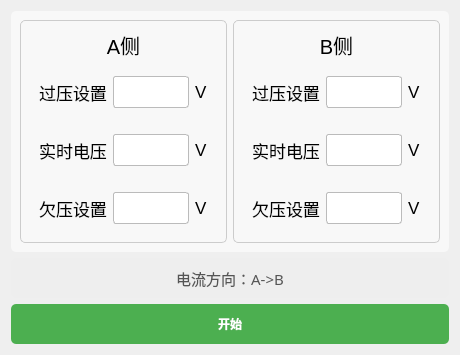
<?xml version="1.0" encoding="UTF-8"?>
<ui version="4.0">
 <class>TForm1</class>
 <widget class="QWidget" name="TForm1">
  <property name="geometry">
   <rect>
    <x>0</x>
    <y>0</y>
    <width>460</width>
    <height>355</height>
   </rect>
  </property>
  <property name="windowTitle">
   <string>电池参数</string>
  </property>
  <layout class="QVBoxLayout" name="verticalLayout_4">
   <item>
    <widget class="QGroupBox" name="groupBox_12">
     <property name="styleSheet">
      <string notr="true">QGroupBox {
    background-color: #f8f8f8;
    border: none solid #cccccc;
    border-radius: 5px;
}</string>
     </property>
     <property name="title">
      <string/>
     </property>
     <layout class="QHBoxLayout" name="horizontalLayout_10">
      <item>
       <widget class="QGroupBox" name="groupBox">
        <property name="styleSheet">
         <string notr="true">QGroupBox {
    background-color: #f8f8f8;
    border: 1px solid #cccccc;
    border-radius: 5px;
}</string>
        </property>
        <property name="title">
         <string/>
        </property>
        <layout class="QVBoxLayout" name="verticalLayout">
         <item>
          <widget class="QLabel" name="label">
           <property name="font">
            <font>
             <pointsize>15</pointsize>
            </font>
           </property>
           <property name="text">
            <string>A侧</string>
           </property>
           <property name="alignment">
            <set>Qt::AlignCenter</set>
           </property>
          </widget>
         </item>
         <item>
          <widget class="QGroupBox" name="groupBox_2">
           <property name="styleSheet">
            <string notr="true">QGroupBox {
    border: none;
}
</string>
           </property>
           <property name="title">
            <string/>
           </property>
           <layout class="QHBoxLayout" name="horizontalLayout">
            <item>
             <widget class="QLabel" name="label_2">
              <property name="font">
               <font>
                <family>Microsoft YaHei</family>
                <pointsize>13</pointsize>
               </font>
              </property>
              <property name="text">
               <string>过压设置</string>
              </property>
              <property name="alignment">
               <set>Qt::AlignCenter</set>
              </property>
             </widget>
            </item>
            <item>
             <widget class="QLineEdit" name="lineEdit">
              <property name="minimumSize">
               <size>
                <width>0</width>
                <height>30</height>
               </size>
              </property>
              <property name="styleSheet">
               <string notr="true">QLineEdit {
    border: 1px solid #bbbbbb;
    border-radius: 3px;
    padding: 5px;
    height: 20px; /* 控制输入框的高度 */
}
</string>
              </property>
             </widget>
            </item>
            <item>
             <widget class="QLabel" name="label_3">
              <property name="font">
               <font>
                <family>Arial</family>
                <pointsize>13</pointsize>
               </font>
              </property>
              <property name="text">
               <string>V</string>
              </property>
              <property name="alignment">
               <set>Qt::AlignLeading|Qt::AlignLeft|Qt::AlignVCenter</set>
              </property>
             </widget>
            </item>
           </layout>
          </widget>
         </item>
         <item>
          <widget class="QGroupBox" name="groupBox_3">
           <property name="styleSheet">
            <string notr="true">QGroupBox {
    border: none;
}
</string>
           </property>
           <property name="title">
            <string/>
           </property>
           <layout class="QHBoxLayout" name="horizontalLayout_2">
            <item>
             <widget class="QLabel" name="label_4">
              <property name="font">
               <font>
                <family>Microsoft YaHei</family>
                <pointsize>13</pointsize>
               </font>
              </property>
              <property name="text">
               <string>实时电压</string>
              </property>
              <property name="alignment">
               <set>Qt::AlignCenter</set>
              </property>
             </widget>
            </item>
            <item>
             <widget class="QLineEdit" name="lineEdit_2">
              <property name="minimumSize">
               <size>
                <width>0</width>
                <height>30</height>
               </size>
              </property>
              <property name="styleSheet">
               <string notr="true">QLineEdit {
    border: 1px solid #bbbbbb;
    border-radius: 3px;
    padding: 5px;
    height: 20px; /* 控制输入框的高度 */
}
</string>
              </property>
             </widget>
            </item>
            <item>
             <widget class="QLabel" name="label_5">
              <property name="font">
               <font>
                <family>Arial</family>
                <pointsize>13</pointsize>
               </font>
              </property>
              <property name="text">
               <string>V</string>
              </property>
              <property name="alignment">
               <set>Qt::AlignLeading|Qt::AlignLeft|Qt::AlignVCenter</set>
              </property>
             </widget>
            </item>
           </layout>
          </widget>
         </item>
         <item>
          <widget class="QGroupBox" name="groupBox_4">
           <property name="styleSheet">
            <string notr="true">QGroupBox {
    border: none;
}
</string>
           </property>
           <property name="title">
            <string/>
           </property>
           <layout class="QHBoxLayout" name="horizontalLayout_3">
            <item>
             <widget class="QLabel" name="label_6">
              <property name="font">
               <font>
                <family>Microsoft YaHei</family>
                <pointsize>13</pointsize>
               </font>
              </property>
              <property name="text">
               <string>欠压设置</string>
              </property>
              <property name="alignment">
               <set>Qt::AlignCenter</set>
              </property>
             </widget>
            </item>
            <item>
             <widget class="QLineEdit" name="lineEdit_3">
              <property name="minimumSize">
               <size>
                <width>0</width>
                <height>30</height>
               </size>
              </property>
              <property name="styleSheet">
               <string notr="true">QLineEdit {
    border: 1px solid #bbbbbb;
    border-radius: 3px;
    padding: 5px;
    height: 20px; /* 控制输入框的高度 */
}
</string>
              </property>
             </widget>
            </item>
            <item>
             <widget class="QLabel" name="label_7">
              <property name="font">
               <font>
                <family>Arial</family>
                <pointsize>13</pointsize>
               </font>
              </property>
              <property name="text">
               <string>V</string>
              </property>
              <property name="alignment">
               <set>Qt::AlignLeading|Qt::AlignLeft|Qt::AlignVCenter</set>
              </property>
             </widget>
            </item>
           </layout>
          </widget>
         </item>
        </layout>
       </widget>
      </item>
      <item>
       <widget class="QGroupBox" name="groupBox_5">
        <property name="styleSheet">
         <string notr="true">QGroupBox {
    background-color: #f8f8f8;
    border: 1px solid #cccccc;
    border-radius: 5px;
}</string>
        </property>
        <property name="title">
         <string/>
        </property>
        <layout class="QVBoxLayout" name="verticalLayout_3">
         <item>
          <widget class="QLabel" name="label_15">
           <property name="font">
            <font>
             <pointsize>15</pointsize>
            </font>
           </property>
           <property name="text">
            <string>B侧</string>
           </property>
           <property name="alignment">
            <set>Qt::AlignCenter</set>
           </property>
          </widget>
         </item>
         <item>
          <widget class="QGroupBox" name="groupBox_9">
           <property name="styleSheet">
            <string notr="true">QGroupBox {
    border: none;
}
</string>
           </property>
           <property name="title">
            <string/>
           </property>
           <layout class="QHBoxLayout" name="horizontalLayout_7">
            <item>
             <widget class="QLabel" name="label_16">
              <property name="font">
               <font>
                <family>Microsoft YaHei</family>
                <pointsize>13</pointsize>
               </font>
              </property>
              <property name="text">
               <string>过压设置</string>
              </property>
              <property name="alignment">
               <set>Qt::AlignCenter</set>
              </property>
             </widget>
            </item>
            <item>
             <widget class="QLineEdit" name="lineEdit_7">
              <property name="minimumSize">
               <size>
                <width>0</width>
                <height>30</height>
               </size>
              </property>
              <property name="styleSheet">
               <string notr="true">QLineEdit {
    border: 1px solid #bbbbbb;
    border-radius: 3px;
    padding: 5px;
    height: 20px; /* 控制输入框的高度 */
}
</string>
              </property>
             </widget>
            </item>
            <item>
             <widget class="QLabel" name="label_17">
              <property name="font">
               <font>
                <family>Arial</family>
                <pointsize>13</pointsize>
               </font>
              </property>
              <property name="text">
               <string>V</string>
              </property>
              <property name="alignment">
               <set>Qt::AlignLeading|Qt::AlignLeft|Qt::AlignVCenter</set>
              </property>
             </widget>
            </item>
           </layout>
          </widget>
         </item>
         <item>
          <widget class="QGroupBox" name="groupBox_10">
           <property name="styleSheet">
            <string notr="true">QGroupBox {
    border: none;
}
</string>
           </property>
           <property name="title">
            <string/>
           </property>
           <layout class="QHBoxLayout" name="horizontalLayout_8">
            <item>
             <widget class="QLabel" name="label_18">
              <property name="font">
               <font>
                <family>Microsoft YaHei</family>
                <pointsize>13</pointsize>
               </font>
              </property>
              <property name="text">
               <string>实时电压</string>
              </property>
              <property name="alignment">
               <set>Qt::AlignCenter</set>
              </property>
             </widget>
            </item>
            <item>
             <widget class="QLineEdit" name="lineEdit_8">
              <property name="minimumSize">
               <size>
                <width>0</width>
                <height>30</height>
               </size>
              </property>
              <property name="styleSheet">
               <string notr="true">QLineEdit {
    border: 1px solid #bbbbbb;
    border-radius: 3px;
    padding: 5px;
    height: 20px; /* 控制输入框的高度 */
}
</string>
              </property>
             </widget>
            </item>
            <item>
             <widget class="QLabel" name="label_19">
              <property name="font">
               <font>
                <family>Arial</family>
                <pointsize>13</pointsize>
               </font>
              </property>
              <property name="text">
               <string>V</string>
              </property>
              <property name="alignment">
               <set>Qt::AlignLeading|Qt::AlignLeft|Qt::AlignVCenter</set>
              </property>
             </widget>
            </item>
           </layout>
          </widget>
         </item>
         <item>
          <widget class="QGroupBox" name="groupBox_11">
           <property name="styleSheet">
            <string notr="true">QGroupBox {
    border: none;
}
</string>
           </property>
           <property name="title">
            <string/>
           </property>
           <layout class="QHBoxLayout" name="horizontalLayout_9">
            <item>
             <widget class="QLabel" name="label_20">
              <property name="font">
               <font>
                <family>Microsoft YaHei</family>
                <pointsize>13</pointsize>
               </font>
              </property>
              <property name="text">
               <string>欠压设置</string>
              </property>
              <property name="alignment">
               <set>Qt::AlignCenter</set>
              </property>
             </widget>
            </item>
            <item>
             <widget class="QLineEdit" name="lineEdit_9">
              <property name="minimumSize">
               <size>
                <width>0</width>
                <height>30</height>
               </size>
              </property>
              <property name="styleSheet">
               <string notr="true">QLineEdit {
    border: 1px solid #bbbbbb;
    border-radius: 3px;
    padding: 5px;
    height: 20px; /* 控制输入框的高度 */
}
</string>
              </property>
             </widget>
            </item>
            <item>
             <widget class="QLabel" name="label_21">
              <property name="font">
               <font>
                <family>Arial</family>
                <pointsize>13</pointsize>
               </font>
              </property>
              <property name="text">
               <string>V</string>
              </property>
              <property name="alignment">
               <set>Qt::AlignLeading|Qt::AlignLeft|Qt::AlignVCenter</set>
              </property>
             </widget>
            </item>
           </layout>
          </widget>
         </item>
        </layout>
       </widget>
      </item>
     </layout>
    </widget>
   </item>
   <item>
    <widget class="QLabel" name="label_22">
     <property name="maximumSize">
      <size>
       <width>16777215</width>
       <height>40</height>
      </size>
     </property>
     <property name="font">
      <font>
       <family>Microsoft YaHei</family>
       <pointsize>-1</pointsize>
      </font>
     </property>
     <property name="styleSheet">
      <string notr="true">QLabel#label_22 {
    color: #555555;
    background-color: #eeeeee;
    padding: 10px;
    border-radius: 5px;
    font-family: &quot;Microsoft YaHei&quot;;
    font-size: 15px;
    text-align: center;
}
</string>
     </property>
     <property name="text">
      <string>电流方向：A-&gt;B</string>
     </property>
     <property name="alignment">
      <set>Qt::AlignCenter</set>
     </property>
    </widget>
   </item>
   <item>
    <widget class="QPushButton" name="pushButton">
     <property name="sizePolicy">
      <sizepolicy hsizetype="Minimum" vsizetype="Preferred">
       <horstretch>0</horstretch>
       <verstretch>0</verstretch>
      </sizepolicy>
     </property>
     <property name="maximumSize">
      <size>
       <width>16777215</width>
       <height>40</height>
      </size>
     </property>
     <property name="sizeIncrement">
      <size>
       <width>0</width>
       <height>40</height>
      </size>
     </property>
     <property name="styleSheet">
      <string notr="true">QPushButton {
    background-color: #4CAF50;
    color: white;
    border: none;
    padding: 10px;
    border-radius: 5px;
    font-weight: bold;
}
QPushButton:hover {
    background-color: #45a049; /* 鼠标悬停时的颜色 */
}
</string>
     </property>
     <property name="text">
      <string>开始</string>
     </property>
    </widget>
   </item>
  </layout>
 </widget>
 <resources/>
 <connections/>
</ui>
